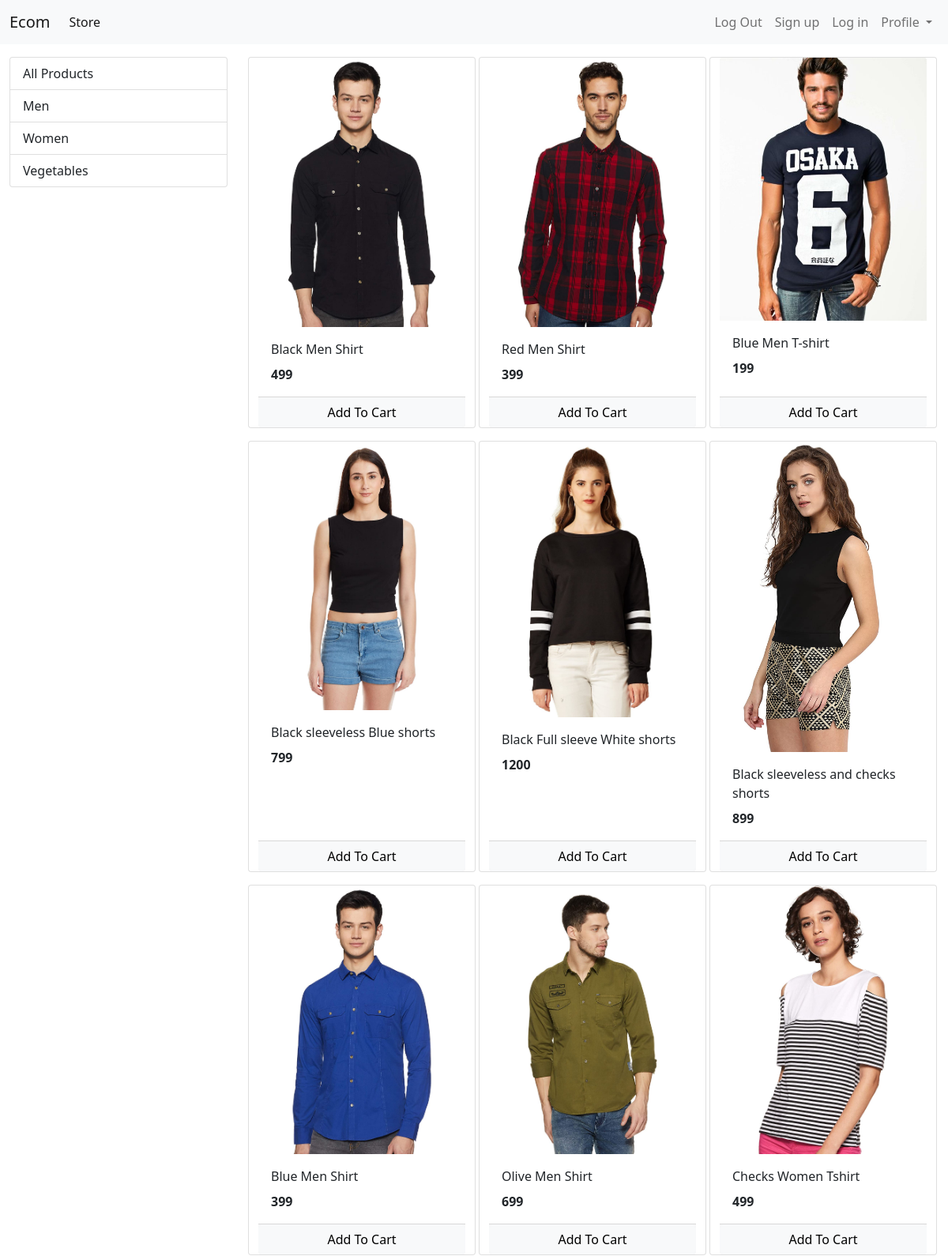
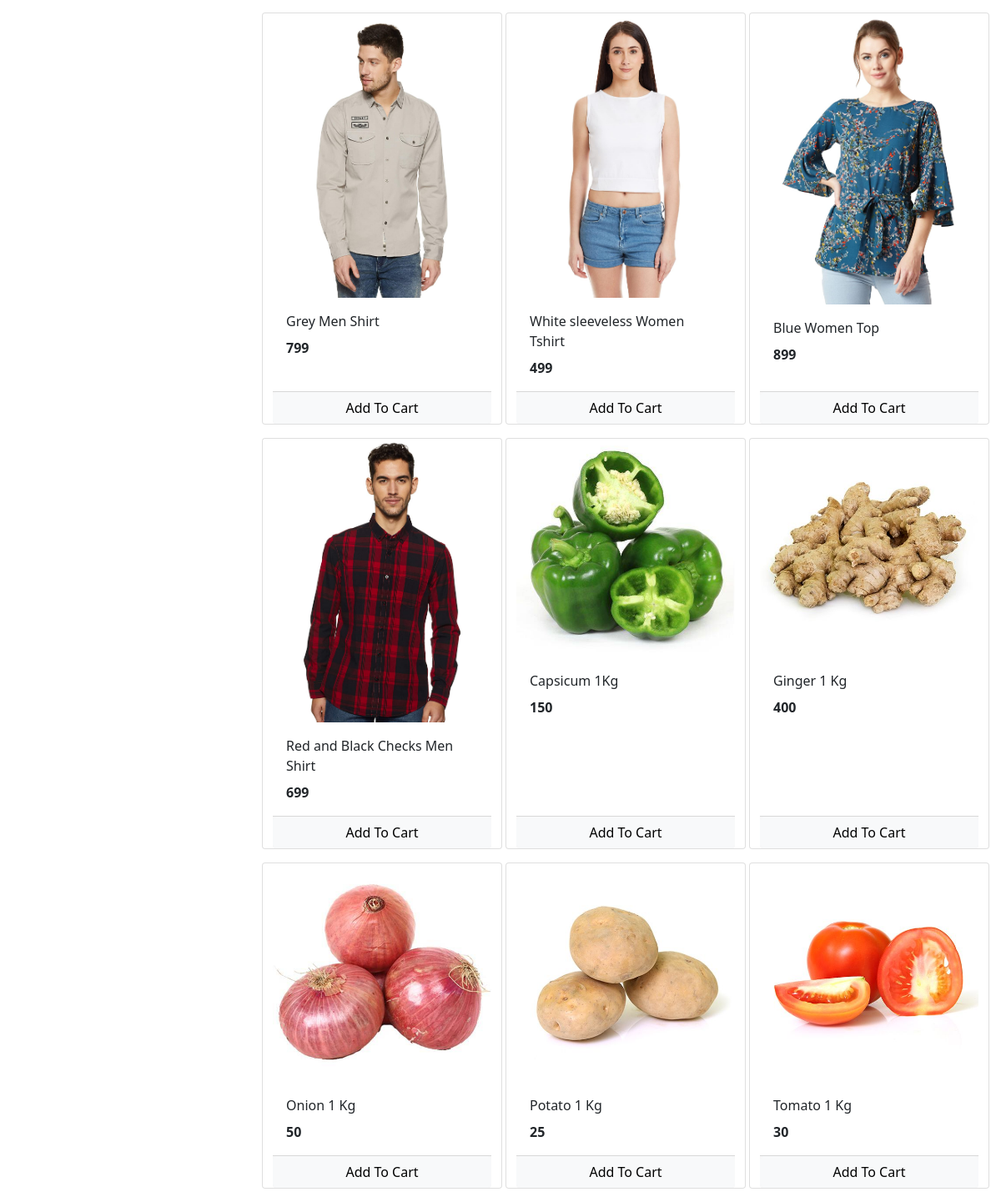
The page / on the database its author committed (2 pictures, top to bottom).
### store/models/category.py (models this page shows, shortened)
class Category(models.Model):
    name = models.CharField(max_length=20)
    @staticmethod
    def get_all_categories():
        return Category.objects.all()

### store/models/product.py (models this page shows, shortened)
class Product (models.Model):
    name = models.CharField(max_length=50)
    price = models.IntegerField(default=0)
    description = models.CharField(max_length=200, default='', null = True, blank=True)
    image = models.ImageField(upload_to='uploads/products/')
    category = models.ForeignKey(Category, on_delete=models.CASCADE)
    @staticmethod
    def get_all_products():
        return Product.objects.all()

### store/views/home.py (the view, shortened to what this page needs)
# urls.py: path('', Index.as_view(), name = 'homepage'),
class Index(View):
    def get(self, request):
        cart = request.session.get('cart')
        if not cart:
            request.session['cart'] = {}
        products = None
        categories = Category.get_all_categories()
        categoryID = request.GET.get('category')
        if categoryID:
            products = Product.get_products_by_CategoryId(categoryID)
        else:
            products = Product.get_all_products()
        data = {}
        data['categories'] = categories
        data['products'] = products
        print("You are: ", request.session.get('email'))
        return render(request, 'index.html', data)

### store/templatetags/cart.py (called while the page is built)
@register.filter(name='is_in_cart')
def is_in_cart(product, cart):
    keys = cart.keys()
    for id in keys:
        if int(id) == product.id:
            return True
    return False

### store/templates/index.html (shortened to what this page needs)
{%extends 'base.html'%}
{% block content %}
{% load cart %}
<div class="container-fluid mt-3">
  <div class="row">
    <div class="col-lg-3 mx-auto">
      <div class="list-group">
        <a href="/" class="list-group-item list-group-item-action ">All Products</a>
        {% for category in categories %}
        <a href="/?category={{category.id}}" class="list-group-item list-group-item-action ">{{category.name}}</a>
        {% endfor %}
      </div>
    </div>
		<div id='products' class="col-lg-9 mx-auto">
			<div class="row mx-auto">
				{% for product in products %}
				<div class="card mx-auto mb-3" id={{product.id}} style="width: 18rem;">
					<img class="card-img-top" src="{{product.image.url}}" alt="Card image cap">
					<div class="card-body">
						<p class="card-title">{{product.name}}</p>
						<p class="card-text"><b>{{product.price}}</b></p>
					</div>
					<div class="card-footer p-0 no-gutters">
						{% if product|is_in_cart:request.session.cart %}
						<div class="row no-gutters">
							<form action="/#{{product.id}}" class="col-2 " method="post">
								{% csrf_token %}
								<input hidden type="text" name='product' value='{{product.id}}'>
								<input hidden type="text" name='remove' value='True'>
								<input type="submit" value=" - " class="btn btn-block btn-light border-right">
							</form>
							<div class="text-center col">{{product|cart_quantity:request.session.cart}} in Cart</div>
							<form action="/#{{product.id}}" class="col-2 " method="post">
								{% csrf_token %}
								<input hidden type="text" name='product' value='{{product.id}}'>
								<input type="submit" value=" + " class="btn btn-block btn-light border-left">
							</form>
						</div>
						{% else %}
						<form action="/#{{product.id}}" method="POST" class="btn-block">
							<input type="submit" class="float-right btn btn-light  form-control"
								value="Add To Cart">
						</form>
						{% endif %}
					</div>
				</div>
				{% endfor %}
			</div>
		</div>
	</div>
</div>
{%endblock%}

### store/templates/base.html (shortened to what this page needs)
<!doctype html>
<html lang="en">
  <head>
    <link href="https://cdn.jsdelivr.net/npm/bootstrap@5.0.0-beta3/dist/css/bootstrap.min.css" rel="stylesheet">
  </head>
  <body>
    <nav class="navbar navbar-expand-lg navbar-light bg-light mb-3">
      <div class="container-fluid">
        <a class="navbar-brand" href="/">Ecom</a>
        <div class="collapse navbar-collapse" id="navbarSupportedContent">
          <ul class="navbar-nav me-auto mb-2 mb-lg-0">
            <li class="nav-item">
              <a class="nav-link active" aria-current="page" href="/">Store</a>
            </li>
          </ul>
          <form class="d-flex">
            <ul class="navbar-nav me-auto mb-2 mb-lg-0">
              <li class="nav-item">
                <a class="nav-link" aria-current="page" href="#">Log Out</a>
              </li>
              <li class="nav-item">
                <a class="nav-link" aria-current="page" href="/signup">Sign up</a>
              </li>
              <li class="nav-item">
                <a class="nav-link" aria-current="page" href="/login">Log in</a>
              </li>
              <li class="nav-item dropdown">
                <a class="nav-link dropdown-toggle" href="#" id="navbarDropdown" role="button" data-bs-toggle="dropdown" aria-expanded="false">
                  Profile
                </a>
              </li>
            </ul>
          </form>
        </div>
      </div>
    </nav>
    {% block content %} {%endblock%}
  </body>
</html>

### rows shown on the page
Category: name "Men"
Category: name "Women"
Category: name "Vegetables"
Product: {{ product.id }} 1 (drawn), image (picture), name "Black Men Shirt", price "499"
Product: image (picture), name "Red Men Shirt", price "399"
Product: image (picture), name "Blue Men T-shirt", price "199"
Product: image (picture), name "Black sleeveless Blue shorts", price "799"
Product: image (picture), name "Black Full sleeve White shorts", price "1200"
Product: image (picture), name "Black sleeveless and checks shorts", price "899"
Product: image (picture), name "Blue Men Shirt", price "399"
Product: image (picture), name "Olive Men Shirt", price "699"
Product: image (picture), name "Checks Women Tshirt", price "499"
Product: image (picture), name "Grey Men Shirt", price "799"
Product: image (picture), name "White sleeveless Women Tshirt", price "499"
Product: image (picture), name "Blue Women Top", price "899"
Product: image (picture), name "Red and Black Checks Men Shirt", price "699"
Product: image (picture), name "Capsicum 1Kg", price "150"
Product: image (picture), name "Ginger 1 Kg", price "400"
Product: image (picture), name "Onion 1 Kg", price "50"
Product: image (picture), name "Potato 1 Kg", price "25"
Product: {{ product.id }} 18 (drawn), image (picture), name "Tomato 1 Kg", price "30"
